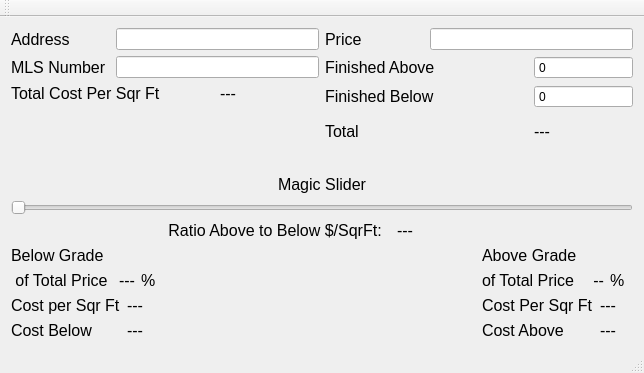
<?xml version="1.0" encoding="UTF-8"?>
<ui version="4.0">
 <class>MainWindow</class>
 <widget class="QMainWindow" name="MainWindow">
  <property name="enabled">
   <bool>true</bool>
  </property>
  <property name="geometry">
   <rect>
    <x>0</x>
    <y>0</y>
    <width>644</width>
    <height>373</height>
   </rect>
  </property>
  <property name="windowTitle">
   <string>Mode RN Square Footage Calculator</string>
  </property>
  <widget class="QWidget" name="centralWidget">
   <layout class="QGridLayout" name="gridLayout_6">
    <item row="0" column="0">
     <layout class="QGridLayout" name="gridLayout">
      <item row="1" column="0">
       <widget class="QLabel" name="label_4">
        <property name="font">
         <font>
          <pointsize>12</pointsize>
         </font>
        </property>
        <property name="text">
         <string>MLS Number</string>
        </property>
       </widget>
      </item>
      <item row="0" column="0">
       <widget class="QLabel" name="label_3">
        <property name="font">
         <font>
          <pointsize>12</pointsize>
         </font>
        </property>
        <property name="text">
         <string>Address </string>
        </property>
       </widget>
      </item>
      <item row="2" column="0" colspan="2">
       <widget class="QLabel" name="label_14">
        <property name="font">
         <font>
          <pointsize>12</pointsize>
         </font>
        </property>
        <property name="text">
         <string>Total Cost Per Sqr Ft</string>
        </property>
       </widget>
      </item>
      <item row="0" column="1" colspan="2">
       <widget class="QLineEdit" name="lineAddr"/>
      </item>
      <item row="1" column="1" colspan="2">
       <widget class="QLineEdit" name="lineMLSNum"/>
      </item>
      <item row="2" column="2">
       <widget class="QLabel" name="tot_Cost_Per_Sqr_Ft_Label">
        <property name="font">
         <font>
          <pointsize>12</pointsize>
         </font>
        </property>
        <property name="text">
         <string>---</string>
        </property>
       </widget>
      </item>
      <item row="3" column="0">
       <spacer name="verticalSpacer">
        <property name="orientation">
         <enum>Qt::Vertical</enum>
        </property>
        <property name="sizeHint" stdset="0">
         <size>
          <width>20</width>
          <height>40</height>
         </size>
        </property>
       </spacer>
      </item>
     </layout>
    </item>
    <item row="0" column="1">
     <layout class="QGridLayout" name="gridLayout_2">
      <item row="0" column="0">
       <widget class="QLabel" name="label_11">
        <property name="font">
         <font>
          <pointsize>12</pointsize>
         </font>
        </property>
        <property name="text">
         <string>Price</string>
        </property>
       </widget>
      </item>
      <item row="0" column="1" colspan="2">
       <widget class="QLineEdit" name="linePrice"/>
      </item>
      <item row="2" column="0" colspan="2">
       <widget class="QLabel" name="label_8">
        <property name="font">
         <font>
          <pointsize>12</pointsize>
         </font>
        </property>
        <property name="text">
         <string>Finished Below</string>
        </property>
       </widget>
      </item>
      <item row="1" column="0" colspan="2">
       <widget class="QLabel" name="label_7">
        <property name="font">
         <font>
          <pointsize>12</pointsize>
         </font>
        </property>
        <property name="text">
         <string>Finished Above</string>
        </property>
       </widget>
      </item>
      <item row="1" column="2">
       <widget class="QSpinBox" name="spinBoxFinAbove">
        <property name="buttonSymbols">
         <enum>QAbstractSpinBox::NoButtons</enum>
        </property>
        <property name="maximum">
         <number>15000</number>
        </property>
       </widget>
      </item>
      <item row="2" column="2">
       <widget class="QSpinBox" name="spinBoxFinBelow">
        <property name="buttonSymbols">
         <enum>QAbstractSpinBox::NoButtons</enum>
        </property>
        <property name="maximum">
         <number>15000</number>
        </property>
       </widget>
      </item>
      <item row="3" column="2">
       <widget class="QLabel" name="label_TotSqrFt">
        <property name="font">
         <font>
          <pointsize>12</pointsize>
         </font>
        </property>
        <property name="text">
         <string>---</string>
        </property>
       </widget>
      </item>
      <item row="3" column="0" colspan="2">
       <widget class="QLabel" name="label_19">
        <property name="font">
         <font>
          <pointsize>12</pointsize>
         </font>
        </property>
        <property name="text">
         <string>Total </string>
        </property>
       </widget>
      </item>
     </layout>
    </item>
    <item row="2" column="0" colspan="2">
     <layout class="QGridLayout" name="gridLayout_5">
      <item row="0" column="1" colspan="2">
       <widget class="QLabel" name="label_17">
        <property name="font">
         <font>
          <pointsize>12</pointsize>
         </font>
        </property>
        <property name="text">
         <string>Magic Slider</string>
        </property>
        <property name="alignment">
         <set>Qt::AlignCenter</set>
        </property>
       </widget>
      </item>
      <item row="4" column="3">
       <widget class="QLabel" name="label">
        <property name="font">
         <font>
          <pointsize>12</pointsize>
         </font>
        </property>
        <property name="text">
         <string>Above Grade</string>
        </property>
       </widget>
      </item>
      <item row="4" column="0" colspan="2">
       <widget class="QLabel" name="label_2">
        <property name="font">
         <font>
          <pointsize>12</pointsize>
         </font>
        </property>
        <property name="text">
         <string>Below Grade</string>
        </property>
       </widget>
      </item>
      <item row="5" column="0">
       <layout class="QHBoxLayout" name="horizontalLayout">
        <item>
         <widget class="QLabel" name="label_15">
          <property name="font">
           <font>
            <pointsize>12</pointsize>
           </font>
          </property>
          <property name="text">
           <string> of Total Price</string>
          </property>
         </widget>
        </item>
        <item>
         <widget class="QLabel" name="label_BelowPercent">
          <property name="font">
           <font>
            <pointsize>12</pointsize>
           </font>
          </property>
          <property name="text">
           <string>---</string>
          </property>
          <property name="alignment">
           <set>Qt::AlignRight|Qt::AlignTrailing|Qt::AlignVCenter</set>
          </property>
         </widget>
        </item>
        <item>
         <widget class="QLabel" name="label_6">
          <property name="font">
           <font>
            <pointsize>12</pointsize>
           </font>
          </property>
          <property name="text">
           <string>%</string>
          </property>
         </widget>
        </item>
       </layout>
      </item>
      <item row="5" column="3">
       <layout class="QHBoxLayout" name="horizontalLayout_2">
        <item>
         <widget class="QLabel" name="label_16">
          <property name="font">
           <font>
            <pointsize>12</pointsize>
           </font>
          </property>
          <property name="text">
           <string>of Total Price</string>
          </property>
         </widget>
        </item>
        <item>
         <widget class="QLabel" name="label_AbovePercent">
          <property name="font">
           <font>
            <pointsize>12</pointsize>
           </font>
          </property>
          <property name="text">
           <string>--</string>
          </property>
          <property name="alignment">
           <set>Qt::AlignRight|Qt::AlignTrailing|Qt::AlignVCenter</set>
          </property>
         </widget>
        </item>
        <item>
         <widget class="QLabel" name="label_5">
          <property name="font">
           <font>
            <pointsize>12</pointsize>
           </font>
          </property>
          <property name="text">
           <string>%</string>
          </property>
         </widget>
        </item>
       </layout>
      </item>
      <item row="6" column="0">
       <layout class="QGridLayout" name="gridLayout_3">
        <item row="0" column="0">
         <widget class="QLabel" name="label_9">
          <property name="font">
           <font>
            <pointsize>12</pointsize>
           </font>
          </property>
          <property name="text">
           <string>Cost per Sqr Ft</string>
          </property>
         </widget>
        </item>
        <item row="0" column="1">
         <widget class="QLabel" name="cost_Per_Below_SqrFt_Label">
          <property name="font">
           <font>
            <pointsize>12</pointsize>
           </font>
          </property>
          <property name="text">
           <string>---</string>
          </property>
         </widget>
        </item>
        <item row="1" column="0">
         <widget class="QLabel" name="label_12">
          <property name="font">
           <font>
            <pointsize>12</pointsize>
           </font>
          </property>
          <property name="text">
           <string>Cost Below</string>
          </property>
         </widget>
        </item>
        <item row="1" column="1">
         <widget class="QLabel" name="cost_Below_Label">
          <property name="font">
           <font>
            <pointsize>12</pointsize>
           </font>
          </property>
          <property name="text">
           <string>---</string>
          </property>
         </widget>
        </item>
       </layout>
      </item>
      <item row="6" column="3">
       <layout class="QGridLayout" name="gridLayout_4">
        <item row="1" column="1">
         <widget class="QLabel" name="cost_Above_Label">
          <property name="font">
           <font>
            <pointsize>12</pointsize>
           </font>
          </property>
          <property name="text">
           <string>---</string>
          </property>
         </widget>
        </item>
        <item row="0" column="1">
         <widget class="QLabel" name="cost_per_above_sqr_ft">
          <property name="font">
           <font>
            <pointsize>12</pointsize>
           </font>
          </property>
          <property name="text">
           <string>---</string>
          </property>
         </widget>
        </item>
        <item row="0" column="0">
         <widget class="QLabel" name="label_10">
          <property name="font">
           <font>
            <pointsize>12</pointsize>
           </font>
          </property>
          <property name="text">
           <string>Cost Per Sqr Ft</string>
          </property>
         </widget>
        </item>
        <item row="1" column="0">
         <widget class="QLabel" name="label_13">
          <property name="font">
           <font>
            <pointsize>12</pointsize>
           </font>
          </property>
          <property name="text">
           <string>Cost Above</string>
          </property>
         </widget>
        </item>
       </layout>
      </item>
      <item row="3" column="1" colspan="2">
       <layout class="QHBoxLayout" name="horizontalLayout_3">
        <item>
         <widget class="QLabel" name="label_18">
          <property name="font">
           <font>
            <pointsize>12</pointsize>
           </font>
          </property>
          <property name="text">
           <string>Ratio Above to Below $/SqrFt:  </string>
          </property>
          <property name="alignment">
           <set>Qt::AlignCenter</set>
          </property>
         </widget>
        </item>
        <item>
         <widget class="QLabel" name="label_RatioPriceAboveToBelow">
          <property name="font">
           <font>
            <pointsize>12</pointsize>
           </font>
          </property>
          <property name="text">
           <string>---</string>
          </property>
         </widget>
        </item>
       </layout>
      </item>
      <item row="2" column="0" colspan="4">
       <widget class="QSlider" name="horizontalSlider">
        <property name="sizePolicy">
         <sizepolicy hsizetype="Minimum" vsizetype="Fixed">
          <horstretch>0</horstretch>
          <verstretch>0</verstretch>
         </sizepolicy>
        </property>
        <property name="font">
         <font>
          <pointsize>18</pointsize>
         </font>
        </property>
        <property name="maximum">
         <number>1000</number>
        </property>
        <property name="singleStep">
         <number>1</number>
        </property>
        <property name="pageStep">
         <number>50</number>
        </property>
        <property name="orientation">
         <enum>Qt::Horizontal</enum>
        </property>
        <property name="tickPosition">
         <enum>QSlider::NoTicks</enum>
        </property>
       </widget>
      </item>
     </layout>
    </item>
    <item row="1" column="0" colspan="2">
     <spacer name="horizontalSpacer">
      <property name="orientation">
       <enum>Qt::Horizontal</enum>
      </property>
      <property name="sizeHint" stdset="0">
       <size>
        <width>40</width>
        <height>20</height>
       </size>
      </property>
     </spacer>
    </item>
   </layout>
  </widget>
  <widget class="QMenuBar" name="menuBar">
   <property name="geometry">
    <rect>
     <x>0</x>
     <y>0</y>
     <width>644</width>
     <height>20</height>
    </rect>
   </property>
  </widget>
  <widget class="QToolBar" name="mainToolBar">
   <attribute name="toolBarArea">
    <enum>TopToolBarArea</enum>
   </attribute>
   <attribute name="toolBarBreak">
    <bool>false</bool>
   </attribute>
  </widget>
  <widget class="QStatusBar" name="statusBar"/>
 </widget>
 <layoutdefault spacing="6" margin="11"/>
 <resources/>
 <connections/>
</ui>
